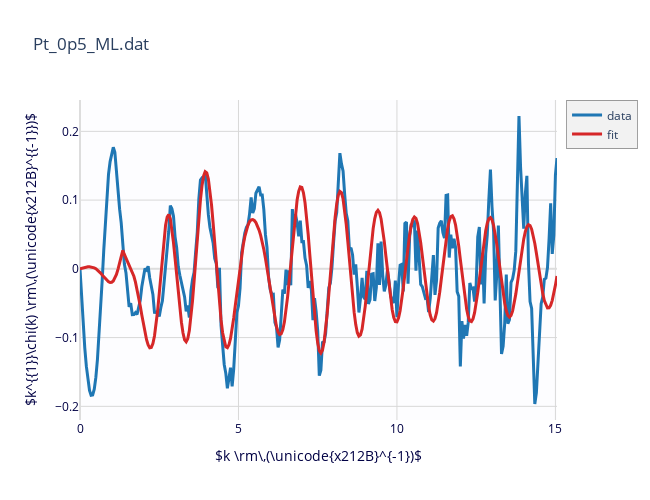
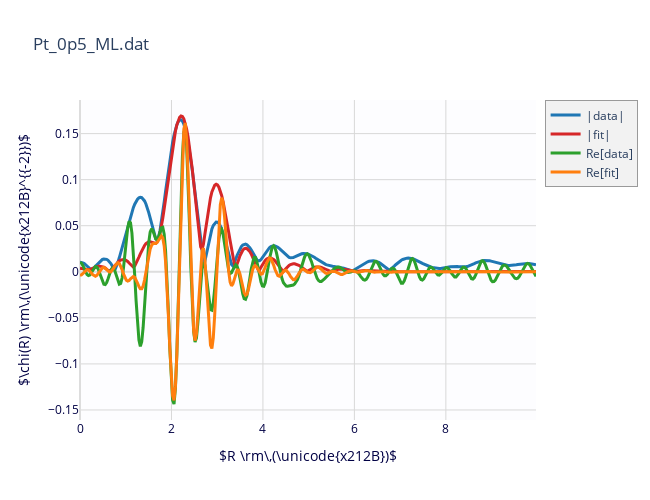

Write notebook code for charts like these, in order.
### Markdown cell above
## Step 4 Fit the 1st shell to find E0 
Using a Path file from FeFF calculation. Here we give math expressions using the Parameters named in the Parameter group to set the values for the Path Parameters in the EXAFS equation.
We will vary amplitude, e0, sigma2, and delta_R, and a third cumulant C3.

### Code cell
xftf(CuFoil, kmin= 3, kmax= kmax_low_noise, dk= 1.000, kweight= 1.000, window='Hanning', rmax_out=12.000)

path1 = feffpath(first_shell_feff, s02='amp', e0='de0', c3='c3', sigma2='sig2', deltar='delr')

pars = param_group(amp=param(0.99, vary=True),
                   de0=param(0, vary=True),
                   c3=param(0, vary=False),
                   sig2=param(0.010, vary=True),
                   delr=param(-0.01, vary=True))

# find the 1st shell peak position in r space
index = max_index(CuFoil.chir_mag)
r_1st_shell = CuFoil.r[index]

# get r range base on the first chir peak.
trans = feffit_transform(kmin=3, kmax=kmax_low_noise, kweight=[1], dk=1, window='Hanning', rmin= r_1st_shell-0.5, rmax=r_1st_shell+0.5)
dset = feffit_dataset(data=CuFoil, pathlist=[path1], transform=trans)
# do the fit...
result = feffit(pars, dset)
# print out the fit report

output = feffit_report(result, with_paths=True)
print(output)

# find deo in the fit result
de0 = result.params["de0"].value

plot_chifit(result.datasets[0], kweight=1, show_real=True)

### Figure 1 — Plotly figure (JSON) as saved in the notebook; plotly's stock layout.template omitted (floating-point values rounded to 4 significant figures; data arrays with more than 128 entries replaced by an {"elided": "..."} marker saying what was removed)
{"data": [{"line": {"color": "#1f77b4", "width": 3}, "name": "data", "type": "scatter", "uid": "7d2d3518-048a-4e51-835d-e0cd7f52c034", "x": {"elided": "302 float values"}, "y": {"elided": "302 float values"}}, {"line": {"color": "#d62728", "width": 3}, "name": "fit", "type": "scatter", "uid": "5b935056-c452-458f-8a45-b291ab64f59d", "x": {"elided": "302 float values"}, "y": {"elided": "302 float values"}}], "layout": {"height": 500, "hovermode": "closest", "legend": {"bgcolor": "#F2F2F2", "borderwidth": 0.5}, "plot_bgcolor": "#FDFDFF", "showlegend": true, "title": {"text": "Pt_0p5_ML.dat"}, "width": 650, "xaxis": {"color": "#004", "gridcolor": "#D8D8D8", "range": [0, null], "showgrid": true, "title": {"text": "$k \\rm\\,(\\unicode{x212B}^{-1})$"}, "zerolinecolor": "#DDD"}, "yaxis": {"color": "#004", "gridcolor": "#D8D8D8", "showgrid": true, "title": {"text": "$k^{{1}}\\chi(k) \\rm\\,(\\unicode{x212B}^{{-1}})$"}, "zerolinecolor": "#DDD"}}}

### Figure 2 — Plotly figure (JSON) as saved in the notebook; plotly's stock layout.template omitted (floating-point values rounded to 4 significant figures; data arrays with more than 128 entries replaced by an {"elided": "..."} marker saying what was removed)
{"data": [{"line": {"color": "#1f77b4", "width": 3}, "name": "|data|", "type": "scatter", "uid": "94e8313f-be45-4f6e-8db2-dbafff9238f8", "x": {"elided": "326 float values"}, "y": {"elided": "326 float values"}}, {"line": {"color": "#d62728", "width": 3}, "name": "|fit|", "type": "scatter", "uid": "00a4d61f-a5ef-47dc-9d63-a54a27637790", "x": {"elided": "326 float values"}, "y": {"elided": "326 float values"}}, {"line": {"color": "#2ca02c", "width": 3}, "name": "Re[data]", "type": "scatter", "uid": "11bf58d0-5089-45e6-be18-bb4733cc6ee1", "x": {"elided": "326 float values"}, "y": {"elided": "326 float values"}}, {"line": {"color": "#ff7f0e", "width": 3}, "name": "Re[fit]", "type": "scatter", "uid": "1a0f2234-65ed-4060-b41c-353f87708116", "x": {"elided": "326 float values"}, "y": {"elided": "326 float values"}}], "layout": {"height": 500, "hovermode": "closest", "legend": {"bgcolor": "#F2F2F2", "borderwidth": 0.5}, "plot_bgcolor": "#FDFDFF", "showlegend": true, "title": {"text": "Pt_0p5_ML.dat"}, "width": 650, "xaxis": {"color": "#004", "gridcolor": "#D8D8D8", "showgrid": true, "title": {"text": "$R \\rm\\,(\\unicode{x212B})$"}, "zerolinecolor": "#DDD"}, "yaxis": {"color": "#004", "gridcolor": "#D8D8D8", "showgrid": true, "title": {"text": "$\\chi(R) \\rm\\,(\\unicode{x212B}^{{-2}})$"}, "zerolinecolor": "#DDD"}}}
